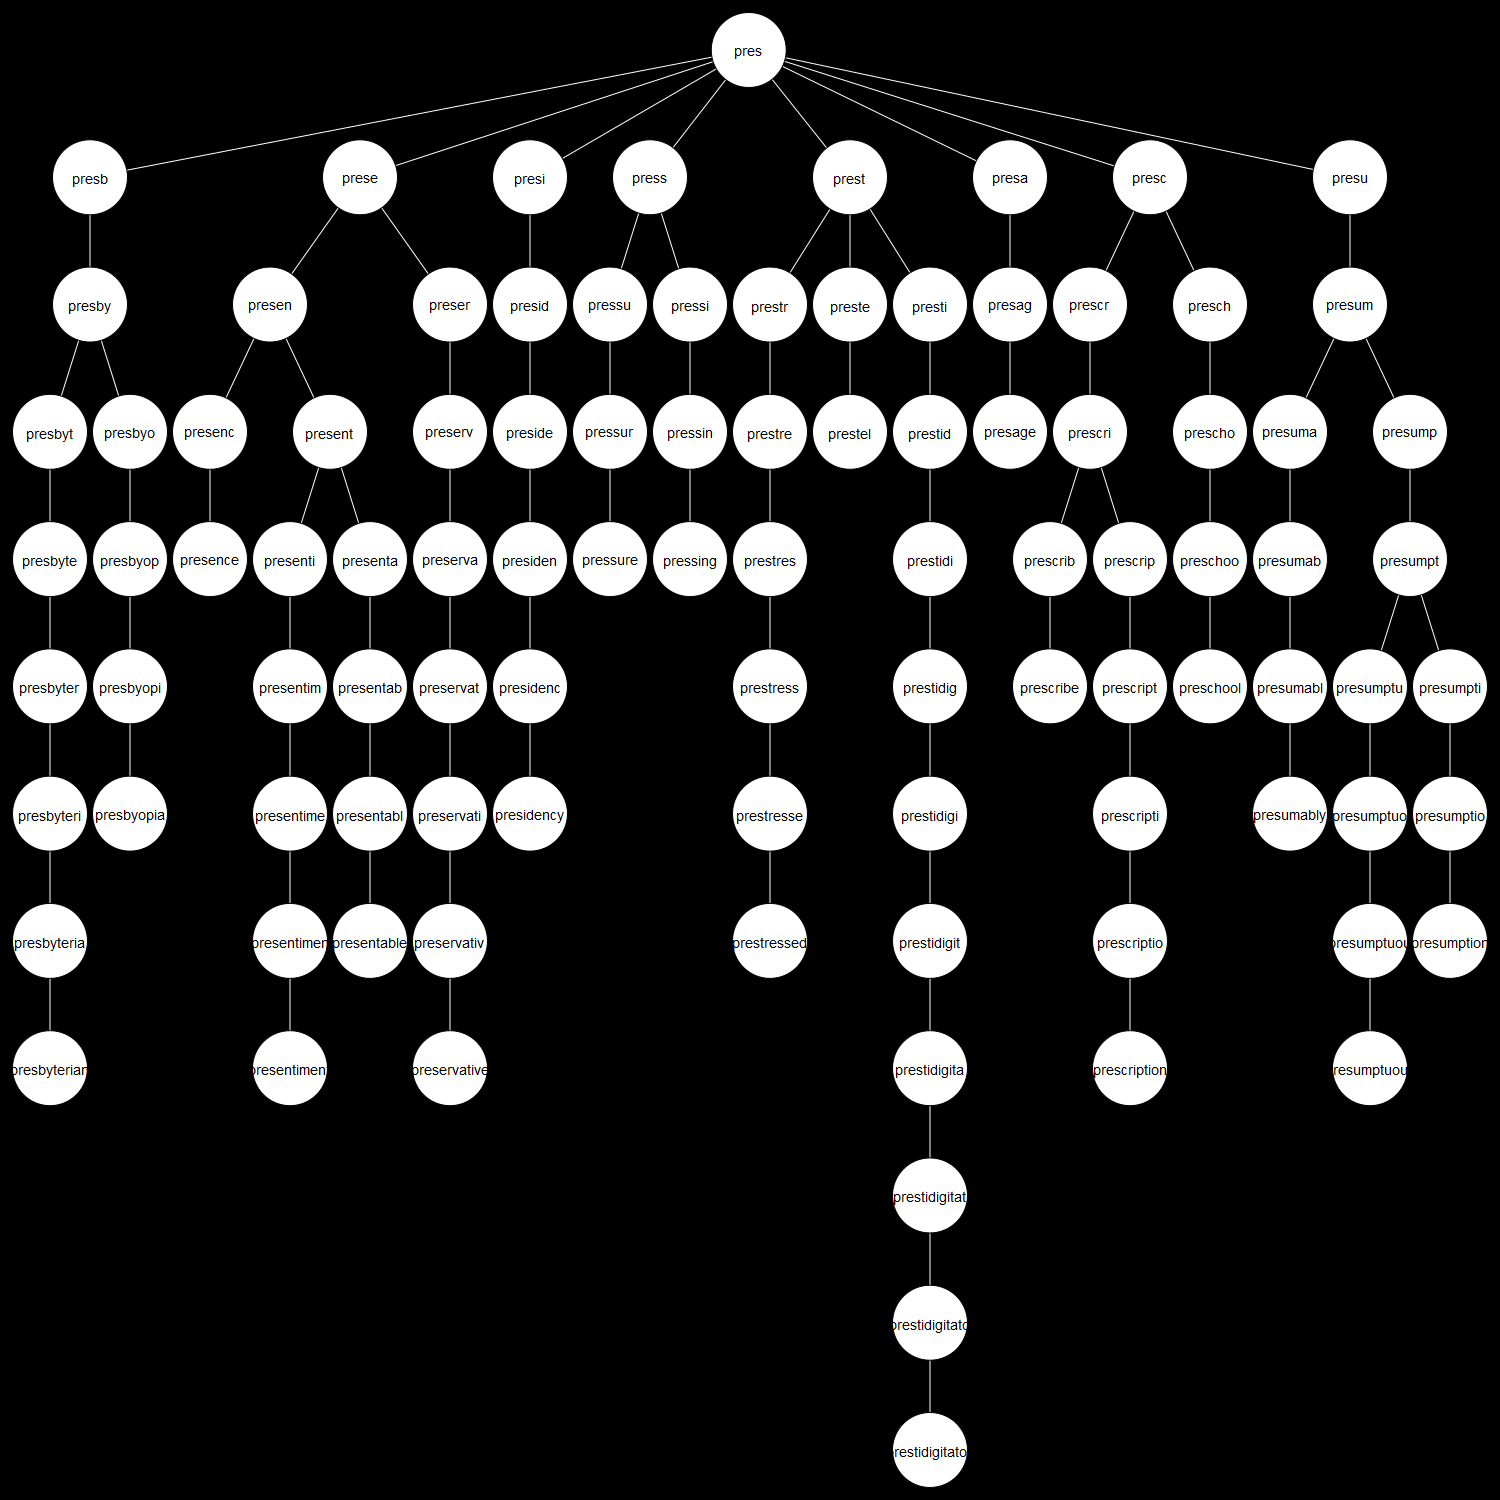

This chart was generated by the following Python code:
import igraph, re

words = open("oxford.txt", 'rt').read()

class State:
	def __init__(self, prev, turn):
		self.prev = prev
		self.turn = turn

	def __hash__(self):
		return hash((self.prev, self.turn))

	def __eq__(self, other):
		return (self.prev == other.prev) and (self.turn == other.turn)

	def __repr__(self):
		return str(self)

	def __str__(self):
		return "State(prev='{}')".format(self.prev)

	"""Return whether this state is a terminal state (i.e. spells a word)"""
	def is_terminal(self):
		return bool(re.search("\n{}\n".format(self.prev), words))
		
	"""Return all valid successors of this state"""
	def successors(self):
		return list(set([State(self.prev + match[len(self.prev)+1], (self.turn+1)%2) for match in re.findall("\n{}..*\n".format(self.prev), words)]))

def recurse(state, graph):
	successors = state.successors()
	for successor in successors:
		graph.add_vertex(str(hash(successor)), label=successor.prev, color="white")
		graph.add_edge(str(hash(state)), str(hash(successor)), color="white")
		recurse(successor, graph)

if __name__ == "__main__":
	state = State("pres", 0)
	graph = igraph.Graph()
	graph.add_vertex(str(hash(state)), label="pres", color="white")
	recurse(state, graph)

	plt = igraph.Plot(bbox=(1500, 1500), background="black")
	plt.add(graph, layout=graph.layout("tree"), background="black", margin=50, vertex_size=75, bbox=(1500, 1500))
	plt.save("graph.png")